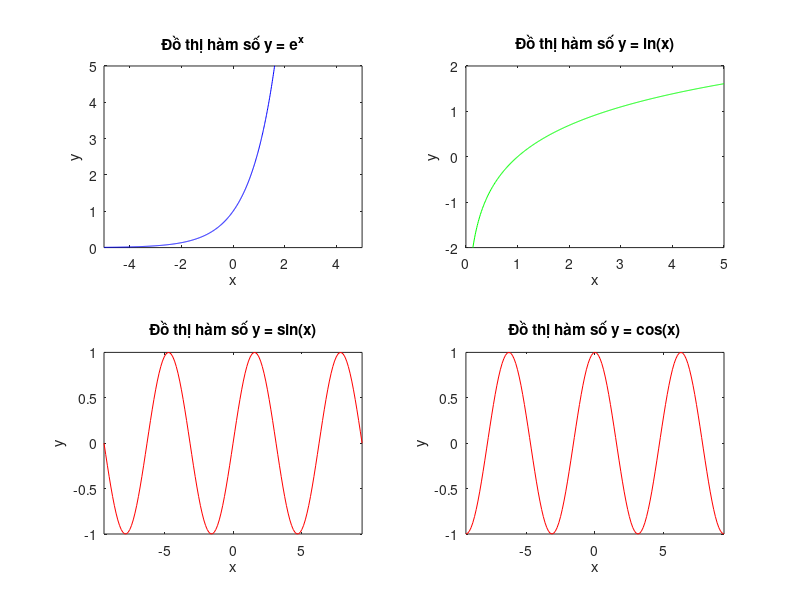

Write MATLAB code to recreate this figure.
figure('Name', 'Bài tập 6c', 'NumberTitle', 'off',...
    'units','normalized','outerposition',[0 0 1 1])

subplot(2, 2, 1);
x = -5:0.01:5;
f = exp(x);
plot(x, f, '-b')
axis([-5 5 0 5]);
xlabel('x')
ylabel('y')
title('Đồ thị hàm số y = e^x')

subplot(2, 2, 2);
x = 0:0.01:5;
g = log(x);
plot(x, g, '-g')
axis([0 5 -2 2]);
xlabel('x')
ylabel('y')
title('Đồ thị hàm số y = ln(x)')

subplot(2, 2, 3);
x = -3*pi : pi/25 : 3*pi;
h = sin(x);
plot(x, h, '-r')
axis([-3*pi 3*pi -1 1]);
xlabel('x')
ylabel('y')
title('Đồ thị hàm số y = sin(x)')

subplot(2, 2, 4);
x = -3*pi : pi/25 : 3*pi;
k = cos(x);
plot(x, k, '-r')
axis([-3*pi 3*pi -1 1]);
xlabel('x')
ylabel('y')
title('Đồ thị hàm số y = cos(x)')